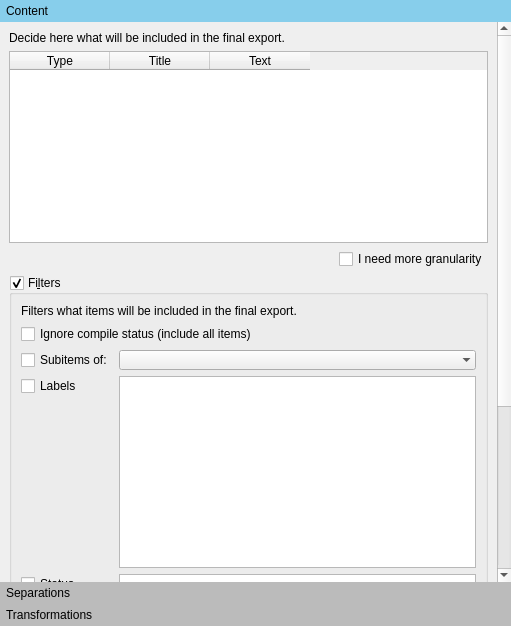
<?xml version="1.0" encoding="UTF-8"?>
<ui version="4.0">
 <class>exporterSettings</class>
 <widget class="QWidget" name="exporterSettings">
  <property name="geometry">
   <rect>
    <x>0</x>
    <y>0</y>
    <width>511</width>
    <height>626</height>
   </rect>
  </property>
  <property name="windowTitle">
   <string>Form</string>
  </property>
  <layout class="QVBoxLayout" name="verticalLayout_2">
   <property name="spacing">
    <number>10</number>
   </property>
   <property name="leftMargin">
    <number>0</number>
   </property>
   <property name="topMargin">
    <number>0</number>
   </property>
   <property name="rightMargin">
    <number>0</number>
   </property>
   <property name="bottomMargin">
    <number>0</number>
   </property>
   <item>
    <widget class="QToolBox" name="toolBox">
     <property name="styleSheet">
      <string notr="true">QToolBox::tab{
	background-color: #BBB;
	padding: 2px;
	border: none;
}

QToolBox::tab:selected, QToolBox::tab:hover{
	background-color:skyblue;
}</string>
     </property>
     <property name="currentIndex">
      <number>0</number>
     </property>
     <property name="tabSpacing">
      <number>0</number>
     </property>
     <widget class="QWidget" name="page">
      <property name="geometry">
       <rect>
        <x>0</x>
        <y>0</y>
        <width>491</width>
        <height>824</height>
       </rect>
      </property>
      <attribute name="label">
       <string>Content</string>
      </attribute>
      <layout class="QVBoxLayout" name="verticalLayout_5">
       <item>
        <widget class="QLabel" name="label">
         <property name="text">
          <string>Decide here what will be included in the final export.</string>
         </property>
        </widget>
       </item>
       <item>
        <widget class="QTableWidget" name="tblContent">
         <property name="sizePolicy">
          <sizepolicy hsizetype="Expanding" vsizetype="Fixed">
           <horstretch>0</horstretch>
           <verstretch>0</verstretch>
          </sizepolicy>
         </property>
         <property name="editTriggers">
          <set>QAbstractItemView::NoEditTriggers</set>
         </property>
         <property name="alternatingRowColors">
          <bool>true</bool>
         </property>
         <property name="selectionBehavior">
          <enum>QAbstractItemView::SelectRows</enum>
         </property>
         <attribute name="horizontalHeaderMinimumSectionSize">
          <number>75</number>
         </attribute>
         <attribute name="verticalHeaderVisible">
          <bool>false</bool>
         </attribute>
         <column>
          <property name="text">
           <string>Type</string>
          </property>
         </column>
         <column>
          <property name="text">
           <string>Title</string>
          </property>
         </column>
         <column>
          <property name="text">
           <string>Text</string>
          </property>
         </column>
        </widget>
       </item>
       <item>
        <layout class="QHBoxLayout" name="horizontalLayout_8">
         <item>
          <spacer name="horizontalSpacer_8">
           <property name="orientation">
            <enum>Qt::Horizontal</enum>
           </property>
           <property name="sizeHint" stdset="0">
            <size>
             <width>40</width>
             <height>20</height>
            </size>
           </property>
          </spacer>
         </item>
         <item>
          <widget class="QCheckBox" name="chkContentMore">
           <property name="text">
            <string>I need more granularity</string>
           </property>
          </widget>
         </item>
        </layout>
       </item>
       <item>
        <widget class="collapsibleGroupBox2" name="grpContentFilters">
         <property name="title">
          <string>Fi&amp;lters</string>
         </property>
         <property name="checkable">
          <bool>true</bool>
         </property>
         <layout class="QFormLayout" name="formLayout_2">
          <property name="rowWrapPolicy">
           <enum>QFormLayout::WrapLongRows</enum>
          </property>
          <property name="labelAlignment">
           <set>Qt::AlignLeading|Qt::AlignLeft|Qt::AlignVCenter</set>
          </property>
          <item row="0" column="0" colspan="2">
           <widget class="QLabel" name="label_2">
            <property name="text">
             <string>Filters what items will be included in the final export.</string>
            </property>
           </widget>
          </item>
          <item row="1" column="0" colspan="2">
           <widget class="QCheckBox" name="chkContentIgnoreCompile">
            <property name="text">
             <string>Ignore compile status (include all items)</string>
            </property>
           </widget>
          </item>
          <item row="2" column="0">
           <widget class="QCheckBox" name="chkContentParent">
            <property name="text">
             <string>Subitems of:</string>
            </property>
           </widget>
          </item>
          <item row="2" column="1">
           <widget class="QComboBox" name="cmbContentParent">
            <property name="frame">
             <bool>false</bool>
            </property>
           </widget>
          </item>
          <item row="3" column="0">
           <widget class="QCheckBox" name="chkContentLabels">
            <property name="text">
             <string>Labels</string>
            </property>
           </widget>
          </item>
          <item row="4" column="0">
           <widget class="QCheckBox" name="chkContentStatus">
            <property name="text">
             <string>Status</string>
            </property>
           </widget>
          </item>
          <item row="3" column="1">
           <widget class="QListWidget" name="lstContentLabels">
            <property name="sizePolicy">
             <sizepolicy hsizetype="Expanding" vsizetype="Preferred">
              <horstretch>0</horstretch>
              <verstretch>0</verstretch>
             </sizepolicy>
            </property>
           </widget>
          </item>
          <item row="4" column="1">
           <widget class="QListWidget" name="lstContentStatus">
            <property name="sizePolicy">
             <sizepolicy hsizetype="Expanding" vsizetype="Preferred">
              <horstretch>0</horstretch>
              <verstretch>0</verstretch>
             </sizepolicy>
            </property>
           </widget>
          </item>
         </layout>
        </widget>
       </item>
       <item>
        <spacer name="verticalSpacer_3">
         <property name="orientation">
          <enum>Qt::Vertical</enum>
         </property>
         <property name="sizeHint" stdset="0">
          <size>
           <width>20</width>
           <height>40</height>
          </size>
         </property>
        </spacer>
       </item>
      </layout>
     </widget>
     <widget class="QWidget" name="page_3">
      <attribute name="label">
       <string>Separations</string>
      </attribute>
      <layout class="QVBoxLayout" name="verticalLayout_8">
       <item>
        <widget class="QLabel" name="label_3">
         <property name="font">
          <font>
           <weight>75</weight>
           <bold>true</bold>
          </font>
         </property>
         <property name="text">
          <string>Between folders:</string>
         </property>
        </widget>
       </item>
       <item>
        <layout class="QHBoxLayout" name="horizontalLayout">
         <item>
          <spacer name="horizontalSpacer">
           <property name="orientation">
            <enum>Qt::Horizontal</enum>
           </property>
           <property name="sizeType">
            <enum>QSizePolicy::Preferred</enum>
           </property>
           <property name="sizeHint" stdset="0">
            <size>
             <width>20</width>
             <height>20</height>
            </size>
           </property>
          </spacer>
         </item>
         <item>
          <layout class="QVBoxLayout" name="verticalLayout">
           <item>
            <widget class="QPushButton" name="pushButton_4">
             <property name="enabled">
              <bool>true</bool>
             </property>
             <property name="minimumSize">
              <size>
               <width>16</width>
               <height>16</height>
              </size>
             </property>
             <property name="maximumSize">
              <size>
               <width>16</width>
               <height>16</height>
              </size>
             </property>
             <property name="text">
              <string/>
             </property>
             <property name="icon">
              <iconset theme="folder"/>
             </property>
             <property name="flat">
              <bool>true</bool>
             </property>
            </widget>
           </item>
           <item>
            <widget class="Line" name="line">
             <property name="orientation">
              <enum>Qt::Horizontal</enum>
             </property>
            </widget>
           </item>
           <item>
            <widget class="QPushButton" name="pushButton">
             <property name="enabled">
              <bool>true</bool>
             </property>
             <property name="minimumSize">
              <size>
               <width>16</width>
               <height>16</height>
              </size>
             </property>
             <property name="maximumSize">
              <size>
               <width>16</width>
               <height>16</height>
              </size>
             </property>
             <property name="text">
              <string/>
             </property>
             <property name="icon">
              <iconset theme="folder"/>
             </property>
             <property name="flat">
              <bool>true</bool>
             </property>
            </widget>
           </item>
          </layout>
         </item>
         <item>
          <widget class="QComboBox" name="cmbSepFF">
           <item>
            <property name="text">
             <string>Empty line</string>
            </property>
           </item>
           <item>
            <property name="text">
             <string>Custom</string>
            </property>
           </item>
          </widget>
         </item>
         <item>
          <widget class="QLineEdit" name="txtSepFF">
           <property name="enabled">
            <bool>false</bool>
           </property>
           <property name="text">
            <string>\n</string>
           </property>
          </widget>
         </item>
        </layout>
       </item>
       <item>
        <widget class="QLabel" name="label_4">
         <property name="font">
          <font>
           <weight>75</weight>
           <bold>true</bold>
          </font>
         </property>
         <property name="text">
          <string>Between texts:</string>
         </property>
        </widget>
       </item>
       <item>
        <layout class="QHBoxLayout" name="horizontalLayout_2">
         <item>
          <spacer name="horizontalSpacer_2">
           <property name="orientation">
            <enum>Qt::Horizontal</enum>
           </property>
           <property name="sizeType">
            <enum>QSizePolicy::Preferred</enum>
           </property>
           <property name="sizeHint" stdset="0">
            <size>
             <width>20</width>
             <height>20</height>
            </size>
           </property>
          </spacer>
         </item>
         <item>
          <layout class="QVBoxLayout" name="verticalLayout_3">
           <item>
            <widget class="QPushButton" name="pushButton_5">
             <property name="enabled">
              <bool>true</bool>
             </property>
             <property name="minimumSize">
              <size>
               <width>16</width>
               <height>16</height>
              </size>
             </property>
             <property name="maximumSize">
              <size>
               <width>16</width>
               <height>16</height>
              </size>
             </property>
             <property name="text">
              <string/>
             </property>
             <property name="icon">
              <iconset theme="text-x-generic"/>
             </property>
             <property name="flat">
              <bool>true</bool>
             </property>
            </widget>
           </item>
           <item>
            <widget class="Line" name="line_2">
             <property name="orientation">
              <enum>Qt::Horizontal</enum>
             </property>
            </widget>
           </item>
           <item>
            <widget class="QPushButton" name="pushButton_6">
             <property name="enabled">
              <bool>true</bool>
             </property>
             <property name="minimumSize">
              <size>
               <width>16</width>
               <height>16</height>
              </size>
             </property>
             <property name="maximumSize">
              <size>
               <width>16</width>
               <height>16</height>
              </size>
             </property>
             <property name="text">
              <string/>
             </property>
             <property name="icon">
              <iconset theme="text-x-generic">
               <normaloff/>
              </iconset>
             </property>
             <property name="flat">
              <bool>true</bool>
             </property>
            </widget>
           </item>
          </layout>
         </item>
         <item>
          <widget class="QComboBox" name="cmbSepTT">
           <item>
            <property name="text">
             <string>Empty line</string>
            </property>
           </item>
           <item>
            <property name="text">
             <string>Custom</string>
            </property>
           </item>
          </widget>
         </item>
         <item>
          <widget class="QLineEdit" name="txtSepTT">
           <property name="enabled">
            <bool>false</bool>
           </property>
           <property name="text">
            <string>\n</string>
           </property>
          </widget>
         </item>
        </layout>
       </item>
       <item>
        <widget class="QLabel" name="label_6">
         <property name="font">
          <font>
           <weight>75</weight>
           <bold>true</bold>
          </font>
         </property>
         <property name="text">
          <string>Between folder and text:</string>
         </property>
        </widget>
       </item>
       <item>
        <layout class="QHBoxLayout" name="horizontalLayout_3">
         <item>
          <spacer name="horizontalSpacer_3">
           <property name="orientation">
            <enum>Qt::Horizontal</enum>
           </property>
           <property name="sizeType">
            <enum>QSizePolicy::Preferred</enum>
           </property>
           <property name="sizeHint" stdset="0">
            <size>
             <width>20</width>
             <height>20</height>
            </size>
           </property>
          </spacer>
         </item>
         <item>
          <layout class="QVBoxLayout" name="verticalLayout_4">
           <item>
            <widget class="QPushButton" name="pushButton_7">
             <property name="enabled">
              <bool>true</bool>
             </property>
             <property name="minimumSize">
              <size>
               <width>16</width>
               <height>16</height>
              </size>
             </property>
             <property name="maximumSize">
              <size>
               <width>16</width>
               <height>16</height>
              </size>
             </property>
             <property name="text">
              <string/>
             </property>
             <property name="icon">
              <iconset theme="folder"/>
             </property>
             <property name="flat">
              <bool>true</bool>
             </property>
            </widget>
           </item>
           <item>
            <widget class="Line" name="line_3">
             <property name="orientation">
              <enum>Qt::Horizontal</enum>
             </property>
            </widget>
           </item>
           <item>
            <widget class="QPushButton" name="pushButton_8">
             <property name="enabled">
              <bool>true</bool>
             </property>
             <property name="minimumSize">
              <size>
               <width>16</width>
               <height>16</height>
              </size>
             </property>
             <property name="maximumSize">
              <size>
               <width>16</width>
               <height>16</height>
              </size>
             </property>
             <property name="text">
              <string/>
             </property>
             <property name="icon">
              <iconset theme="text-x-generic"/>
             </property>
             <property name="flat">
              <bool>true</bool>
             </property>
            </widget>
           </item>
          </layout>
         </item>
         <item>
          <widget class="QComboBox" name="cmbSepFT">
           <item>
            <property name="text">
             <string>Empty line</string>
            </property>
           </item>
           <item>
            <property name="text">
             <string>Custom</string>
            </property>
           </item>
          </widget>
         </item>
         <item>
          <widget class="QLineEdit" name="txtSepFT">
           <property name="enabled">
            <bool>false</bool>
           </property>
           <property name="text">
            <string>\n</string>
           </property>
          </widget>
         </item>
        </layout>
       </item>
       <item>
        <widget class="QLabel" name="label_5">
         <property name="font">
          <font>
           <weight>75</weight>
           <bold>true</bold>
          </font>
         </property>
         <property name="text">
          <string>Between text and folder:</string>
         </property>
        </widget>
       </item>
       <item>
        <layout class="QHBoxLayout" name="horizontalLayout_4">
         <item>
          <spacer name="horizontalSpacer_4">
           <property name="orientation">
            <enum>Qt::Horizontal</enum>
           </property>
           <property name="sizeType">
            <enum>QSizePolicy::Preferred</enum>
           </property>
           <property name="sizeHint" stdset="0">
            <size>
             <width>20</width>
             <height>20</height>
            </size>
           </property>
          </spacer>
         </item>
         <item>
          <layout class="QVBoxLayout" name="verticalLayout_7">
           <item>
            <widget class="QPushButton" name="pushButton_9">
             <property name="enabled">
              <bool>true</bool>
             </property>
             <property name="minimumSize">
              <size>
               <width>16</width>
               <height>16</height>
              </size>
             </property>
             <property name="maximumSize">
              <size>
               <width>16</width>
               <height>16</height>
              </size>
             </property>
             <property name="text">
              <string/>
             </property>
             <property name="icon">
              <iconset theme="text-x-generic"/>
             </property>
             <property name="flat">
              <bool>true</bool>
             </property>
            </widget>
           </item>
           <item>
            <widget class="Line" name="line_4">
             <property name="orientation">
              <enum>Qt::Horizontal</enum>
             </property>
            </widget>
           </item>
           <item>
            <widget class="QPushButton" name="pushButton_10">
             <property name="enabled">
              <bool>true</bool>
             </property>
             <property name="minimumSize">
              <size>
               <width>16</width>
               <height>16</height>
              </size>
             </property>
             <property name="maximumSize">
              <size>
               <width>16</width>
               <height>16</height>
              </size>
             </property>
             <property name="text">
              <string/>
             </property>
             <property name="icon">
              <iconset theme="folder"/>
             </property>
             <property name="flat">
              <bool>true</bool>
             </property>
            </widget>
           </item>
          </layout>
         </item>
         <item>
          <widget class="QComboBox" name="cmbSepTF">
           <item>
            <property name="text">
             <string>Empty line</string>
            </property>
           </item>
           <item>
            <property name="text">
             <string>Custom</string>
            </property>
           </item>
          </widget>
         </item>
         <item>
          <widget class="QLineEdit" name="txtSepTF">
           <property name="enabled">
            <bool>false</bool>
           </property>
           <property name="text">
            <string>\n</string>
           </property>
          </widget>
         </item>
        </layout>
       </item>
       <item>
        <spacer name="verticalSpacer">
         <property name="orientation">
          <enum>Qt::Vertical</enum>
         </property>
         <property name="sizeHint" stdset="0">
          <size>
           <width>20</width>
           <height>40</height>
          </size>
         </property>
        </spacer>
       </item>
      </layout>
     </widget>
     <widget class="QWidget" name="page_2">
      <property name="geometry">
       <rect>
        <x>0</x>
        <y>0</y>
        <width>511</width>
        <height>548</height>
       </rect>
      </property>
      <property name="styleSheet">
       <string notr="true">QGroupBox{font-weight:bold;}</string>
      </property>
      <attribute name="label">
       <string>Transformations</string>
      </attribute>
      <layout class="QVBoxLayout" name="verticalLayout_6">
       <item>
        <widget class="collapsibleGroupBox2" name="grpTransTypo">
         <property name="styleSheet">
          <string notr="true"/>
         </property>
         <property name="title">
          <string>Typographic replacements:</string>
         </property>
         <layout class="QFormLayout" name="formLayout">
          <property name="fieldGrowthPolicy">
           <enum>QFormLayout::FieldsStayAtSizeHint</enum>
          </property>
          <property name="rowWrapPolicy">
           <enum>QFormLayout::WrapLongRows</enum>
          </property>
          <property name="labelAlignment">
           <set>Qt::AlignLeading|Qt::AlignLeft|Qt::AlignVCenter</set>
          </property>
          <item row="0" column="0">
           <widget class="QCheckBox" name="chkTransEllipse">
            <property name="text">
             <string>Replace ... with …</string>
            </property>
           </widget>
          </item>
          <item row="1" column="0">
           <widget class="QCheckBox" name="chkTransDash">
            <property name="text">
             <string>Replace --- with —</string>
            </property>
           </widget>
          </item>
          <item row="2" column="0">
           <widget class="QCheckBox" name="chkTransDoubleQuotes">
            <property name="text">
             <string>Replace double quotes (&quot;) with:</string>
            </property>
           </widget>
          </item>
          <item row="2" column="1">
           <layout class="QHBoxLayout" name="horizontalLayout_5">
            <property name="spacing">
             <number>12</number>
            </property>
            <item>
             <widget class="QComboBox" name="cmbTransDoubleQuotes">
              <property name="frame">
               <bool>false</bool>
              </property>
             </widget>
            </item>
            <item>
             <widget class="QLineEdit" name="txtTransDoubleQuotesA">
              <property name="enabled">
               <bool>false</bool>
              </property>
              <property name="sizePolicy">
               <sizepolicy hsizetype="Fixed" vsizetype="Fixed">
                <horstretch>0</horstretch>
                <verstretch>0</verstretch>
               </sizepolicy>
              </property>
              <property name="minimumSize">
               <size>
                <width>40</width>
                <height>0</height>
               </size>
              </property>
              <property name="maximumSize">
               <size>
                <width>40</width>
                <height>16777215</height>
               </size>
              </property>
              <property name="styleSheet">
               <string notr="true">border-radius: 6px;</string>
              </property>
              <property name="frame">
               <bool>false</bool>
              </property>
             </widget>
            </item>
            <item>
             <widget class="QLabel" name="lblTransDoubleQuotes">
              <property name="enabled">
               <bool>false</bool>
              </property>
              <property name="text">
               <string>…</string>
              </property>
             </widget>
            </item>
            <item>
             <widget class="QLineEdit" name="txtTransDoubleQuotesB">
              <property name="enabled">
               <bool>false</bool>
              </property>
              <property name="sizePolicy">
               <sizepolicy hsizetype="Fixed" vsizetype="Fixed">
                <horstretch>0</horstretch>
                <verstretch>0</verstretch>
               </sizepolicy>
              </property>
              <property name="minimumSize">
               <size>
                <width>40</width>
                <height>0</height>
               </size>
              </property>
              <property name="maximumSize">
               <size>
                <width>40</width>
                <height>16777215</height>
               </size>
              </property>
              <property name="styleSheet">
               <string notr="true">border-radius: 6px;</string>
              </property>
              <property name="frame">
               <bool>false</bool>
              </property>
             </widget>
            </item>
            <item>
             <spacer name="horizontalSpacer_5">
              <property name="orientation">
               <enum>Qt::Horizontal</enum>
              </property>
              <property name="sizeHint" stdset="0">
               <size>
                <width>40</width>
                <height>20</height>
               </size>
              </property>
             </spacer>
            </item>
           </layout>
          </item>
          <item row="3" column="0">
           <widget class="QCheckBox" name="chkTransSingleQuote">
            <property name="text">
             <string>Replace single quotes (') with:</string>
            </property>
           </widget>
          </item>
          <item row="3" column="1">
           <layout class="QHBoxLayout" name="horizontalLayout_6">
            <property name="spacing">
             <number>12</number>
            </property>
            <item>
             <widget class="QComboBox" name="cmbTransSingleQuote">
              <property name="frame">
               <bool>false</bool>
              </property>
             </widget>
            </item>
            <item>
             <widget class="QLineEdit" name="txtTransSingleQuoteA">
              <property name="enabled">
               <bool>false</bool>
              </property>
              <property name="sizePolicy">
               <sizepolicy hsizetype="Fixed" vsizetype="Fixed">
                <horstretch>0</horstretch>
                <verstretch>0</verstretch>
               </sizepolicy>
              </property>
              <property name="minimumSize">
               <size>
                <width>40</width>
                <height>0</height>
               </size>
              </property>
              <property name="maximumSize">
               <size>
                <width>40</width>
                <height>16777215</height>
               </size>
              </property>
              <property name="styleSheet">
               <string notr="true">border-radius: 6px;</string>
              </property>
              <property name="frame">
               <bool>false</bool>
              </property>
             </widget>
            </item>
            <item>
             <widget class="QLabel" name="lblTransSingleQuote">
              <property name="enabled">
               <bool>false</bool>
              </property>
              <property name="text">
               <string>…</string>
              </property>
             </widget>
            </item>
            <item>
             <widget class="QLineEdit" name="txtTransSingleQuoteB">
              <property name="enabled">
               <bool>false</bool>
              </property>
              <property name="sizePolicy">
               <sizepolicy hsizetype="Fixed" vsizetype="Fixed">
                <horstretch>0</horstretch>
                <verstretch>0</verstretch>
               </sizepolicy>
              </property>
              <property name="minimumSize">
               <size>
                <width>40</width>
                <height>0</height>
               </size>
              </property>
              <property name="maximumSize">
               <size>
                <width>40</width>
                <height>16777215</height>
               </size>
              </property>
              <property name="styleSheet">
               <string notr="true">border-radius: 6px;</string>
              </property>
              <property name="frame">
               <bool>false</bool>
              </property>
             </widget>
            </item>
            <item>
             <spacer name="horizontalSpacer_6">
              <property name="orientation">
               <enum>Qt::Horizontal</enum>
              </property>
              <property name="sizeHint" stdset="0">
               <size>
                <width>40</width>
                <height>20</height>
               </size>
              </property>
             </spacer>
            </item>
           </layout>
          </item>
          <item row="4" column="0">
           <widget class="QCheckBox" name="chkTransSpaces">
            <property name="text">
             <string>Remove multiple spaces</string>
            </property>
           </widget>
          </item>
         </layout>
        </widget>
       </item>
       <item>
        <widget class="collapsibleGroupBox2" name="grpTransCustom">
         <property name="title">
          <string>Custom replacements:</string>
         </property>
         <layout class="QVBoxLayout" name="verticalLayout_9">
          <item>
           <widget class="QTableWidget" name="tblReplacements">
            <property name="alternatingRowColors">
             <bool>true</bool>
            </property>
            <property name="selectionBehavior">
             <enum>QAbstractItemView::SelectRows</enum>
            </property>
            <column>
             <property name="text">
              <string>Enabled</string>
             </property>
            </column>
            <column>
             <property name="text">
              <string>Replace</string>
             </property>
            </column>
            <column>
             <property name="text">
              <string>With</string>
             </property>
            </column>
            <column>
             <property name="text">
              <string>RegExp</string>
             </property>
             <property name="whatsThis">
              <string>If checked, uses regular expression for replacement. If unchecked, replaced as plain text.</string>
             </property>
            </column>
           </widget>
          </item>
          <item>
           <layout class="QHBoxLayout" name="horizontalLayout_7">
            <property name="spacing">
             <number>0</number>
            </property>
            <item>
             <spacer name="horizontalSpacer_7">
              <property name="orientation">
               <enum>Qt::Horizontal</enum>
              </property>
              <property name="sizeHint" stdset="0">
               <size>
                <width>40</width>
                <height>20</height>
               </size>
              </property>
             </spacer>
            </item>
            <item>
             <widget class="QPushButton" name="btnTransAdd">
              <property name="text">
               <string/>
              </property>
              <property name="icon">
               <iconset theme="list-add"/>
              </property>
              <property name="flat">
               <bool>true</bool>
              </property>
             </widget>
            </item>
            <item>
             <widget class="QPushButton" name="btnTransRemove">
              <property name="text">
               <string/>
              </property>
              <property name="icon">
               <iconset theme="list-remove"/>
              </property>
              <property name="flat">
               <bool>true</bool>
              </property>
             </widget>
            </item>
           </layout>
          </item>
         </layout>
        </widget>
       </item>
       <item>
        <spacer name="verticalSpacer_2">
         <property name="orientation">
          <enum>Qt::Vertical</enum>
         </property>
         <property name="sizeHint" stdset="0">
          <size>
           <width>20</width>
           <height>40</height>
          </size>
         </property>
        </spacer>
       </item>
      </layout>
     </widget>
    </widget>
   </item>
  </layout>
 </widget>
 <customwidgets>
  <customwidget>
   <class>collapsibleGroupBox2</class>
   <extends>QGroupBox</extends>
   <header>manuskript.ui.collapsibleGroupBox2.h</header>
   <container>1</container>
  </customwidget>
 </customwidgets>
 <resources/>
 <connections/>
</ui>
